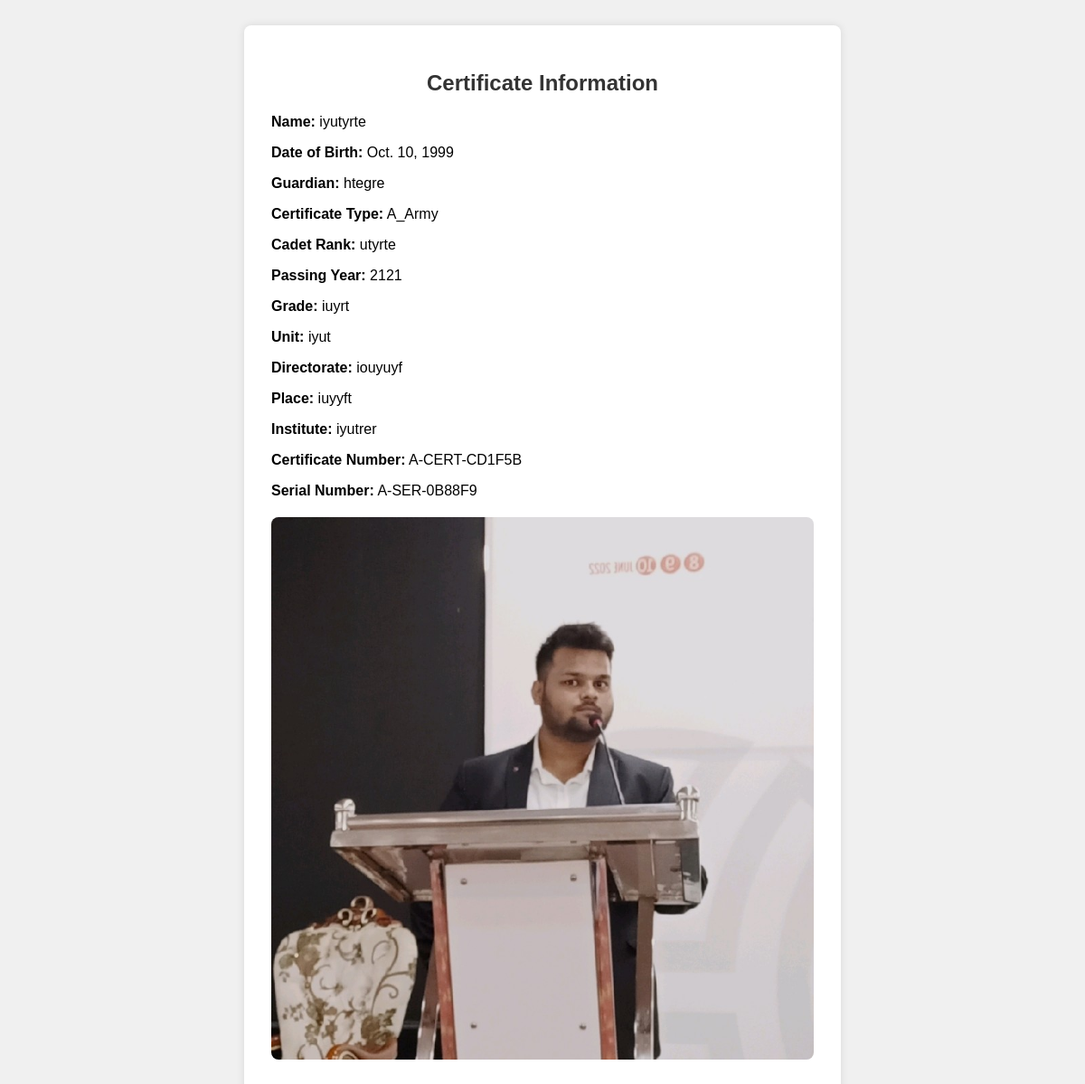
Page /qr_scan/1/ on the earlier database version.
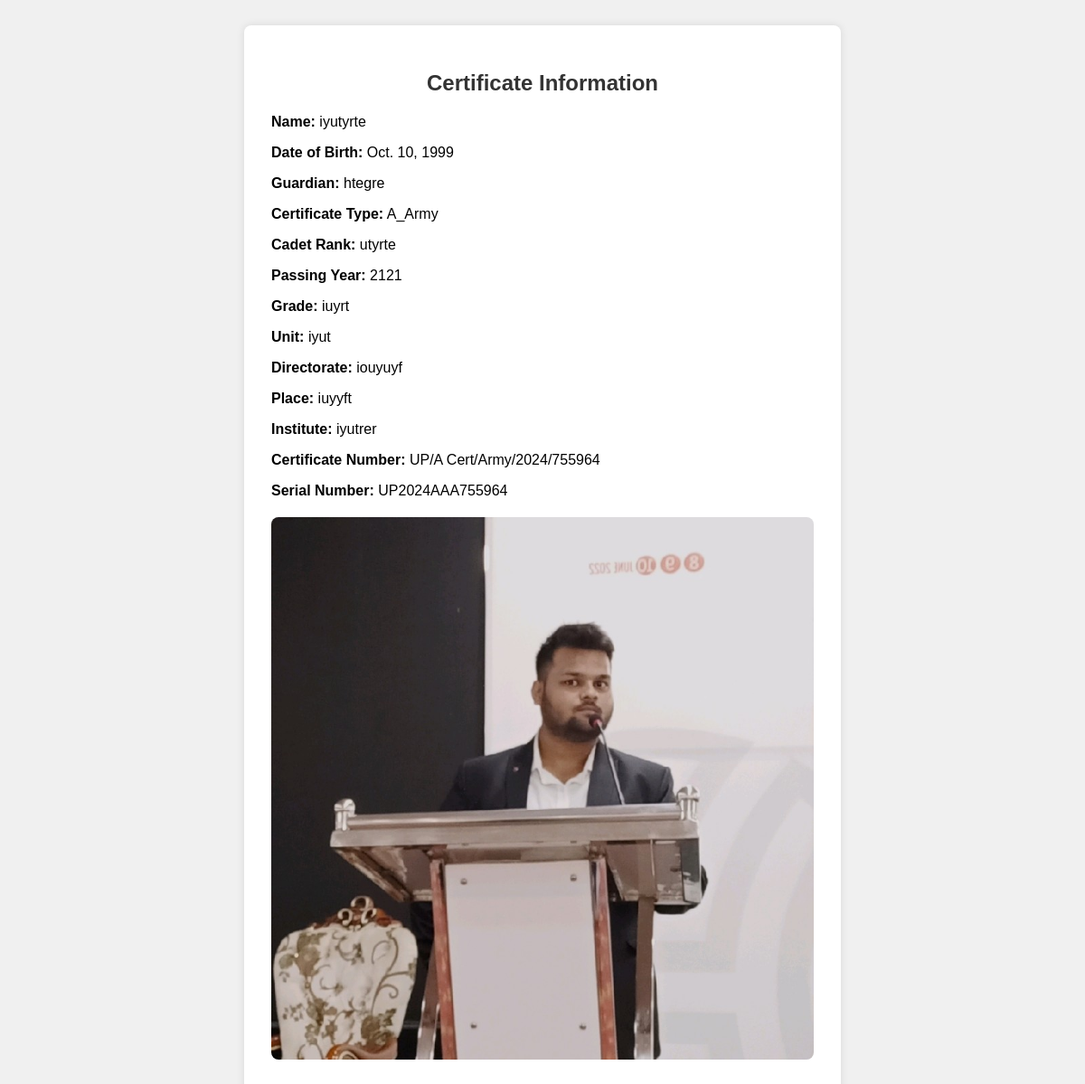
Same page on the later database version.
### mainapp/models.py (models this page shows, shortened)
class Certificate(models.Model):
    CERTIFICATE_TYPE_CHOICES = [
        ('A_Army', 'A Army'),
        ('A_AirForce', 'A AirForce'),
        ('A_Navy', 'A Navy'),
        ('B_AirForce', 'B AirForce'),
        ('B_Army', 'B Army'),
        ('B_Navy', 'B Navy'),
        ('C_Army', 'C Army'),
    ]
    Name = models.CharField(max_length=100, null=True, blank=True)
    DOB = models.DateField(null=True, blank=True)
    Guardian = models.CharField(max_length=100, null=True, blank=True)
    CertificateType = models.CharField(max_length=20, choices=CERTIFICATE_TYPE_CHOICES, null=True, blank=True)
    CadetRank = models.CharField(max_length=20, null=True, blank=True)
    PassingYear = models.IntegerField(null=True, blank=True)
    Grade = models.CharField(max_length=10, null=True, blank=True)
    Unit = models.CharField(max_length=50, null=True, blank=True)
    Directorate = models.CharField(max_length=50, null=True, blank=True)
    Place = models.CharField(max_length=100, null=True, blank=True)
    Institute = models.CharField(max_length=100, null=True, blank=True)
    certificate_number = models.CharField(max_length=50, null=True, blank=True)
    serial_number = models.CharField(max_length=50, null=True, blank=True)
    user_image = models.ImageField(upload_to='media/', null=True, blank=True)
    qr_code = models.ImageField(upload_to='qr_codes/', blank=True)
    final_certificate = models.ImageField(upload_to='media/certificates/', null=True, blank=True)
    is_duplicate = models.BooleanField(default=False)
    reviewer_ceo = models.ForeignKey(settings.AUTH_USER_MODEL, related_name='ceo_reviews', on_delete=models.SET_NULL, null=True, blank=True)
    reviewer_register_head = models.ForeignKey(settings.AUTH_USER_MODEL, related_name='register_head_reviews', on_delete=models.SET_NULL, null=True, blank=True)
    reviewer_staff = models.ForeignKey(settings.AUTH_USER_MODEL, related_name='staff_reviews', on_delete=models.SET_NULL, null=True, blank=True)
    ceo_review_status = models.BooleanField(null=True, blank=True)
    register_head_review_status = models.BooleanField(null=True, blank=True)
    staff_review_status = models.BooleanField(null=True, blank=True)
    signature_image = models.ImageField(upload_to='signatures/', null=True, blank=True)
    is_signed = models.BooleanField(default=False)

### mainapp/views.py (the view)
# urls.py: path('qr_scan/<int:certificate_id>/',qr_scan_view, name='qr_scan'),
def qr_scan_view(request, certificate_id):
    certificate = get_object_or_404(Certificate, pk=certificate_id)
    return render(request, 'qr_scan_popup.html', {'certificate': certificate})

### mainapp/templates/qr_scan_popup.html (shortened to what this page needs)
<!DOCTYPE html>
<html lang="en">
<head>
</head>
<body>
    <div class="certificate-info">
        <h2>Certificate Information</h2>
        <p><strong>Name:</strong> {{ certificate.Name }}</p>
        <p><strong>Date of Birth:</strong> {{ certificate.DOB }}</p>
        <p><strong>Guardian:</strong> {{ certificate.Guardian }}</p>
        <p><strong>Certificate Type:</strong> {{ certificate.CertificateType }}</p>
        <p><strong>Cadet Rank:</strong> {{ certificate.CadetRank }}</p>
        <p><strong>Passing Year:</strong> {{ certificate.PassingYear }}</p>
        <p><strong>Grade:</strong> {{ certificate.Grade }}</p>
        <p><strong>Unit:</strong> {{ certificate.Unit }}</p>
        <p><strong>Directorate:</strong> {{ certificate.Directorate }}</p>
        <p><strong>Place:</strong> {{ certificate.Place }}</p>
        <p><strong>Institute:</strong> {{ certificate.Institute }}</p>
        <p><strong>Certificate Number:</strong> {{ certificate.certificate_number }}</p>
        <p><strong>Serial Number:</strong> {{ certificate.serial_number }}</p>
        {% if certificate.user_image %}
            <img src="{{ certificate.user_image.url }}" alt="User Image">
        {% endif %}
    </div>
</body>
</html>

Differences in the rows shown:
changed Certificate "iyutyrte": certificate_number "A-CERT-CD1F5B" → "UP/A Cert/Army/2024/755964"; serial_number "A-SER-0B88F9" → "UP2024AAA755964"
